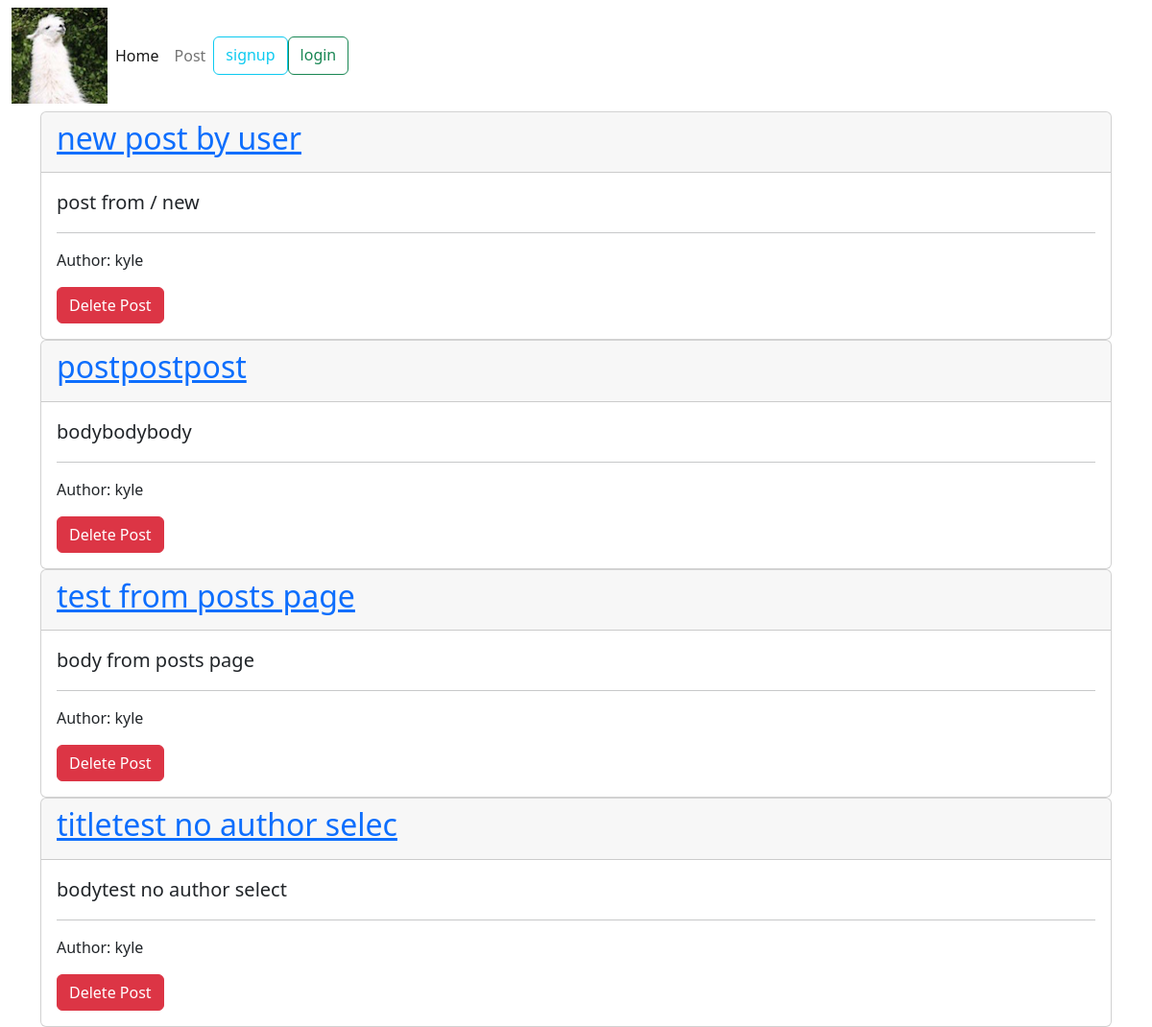
/, run on an earlier commit of the app's database.
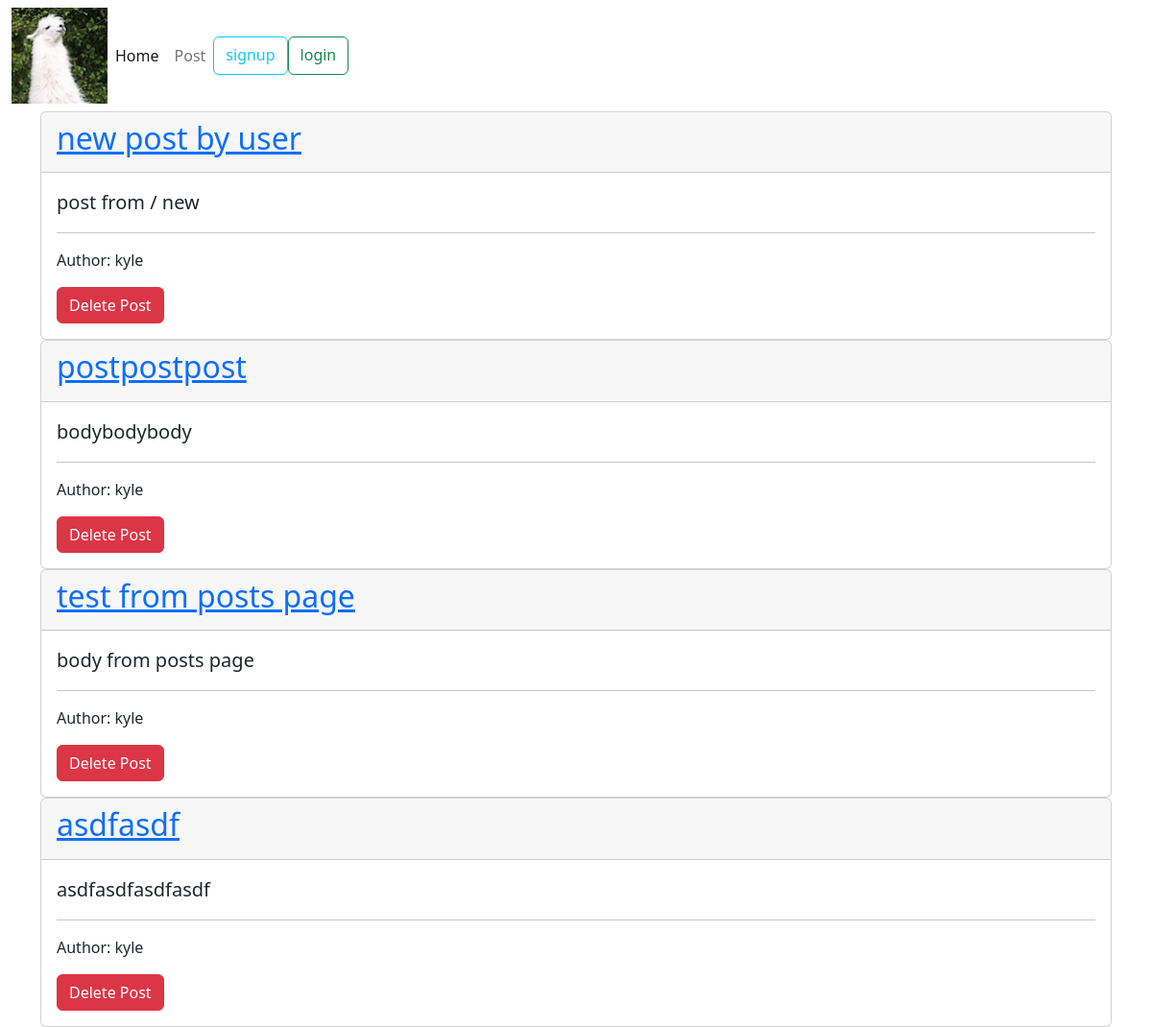
And on a later commit of the database.
### posts/models.py (models this page shows, shortened)
class Post(models.Model):
    title = models.CharField(max_length=25)
    body = models.CharField(max_length=500)
    author =  models.ForeignKey(User, on_delete=models.CASCADE, default=2)

### website/views.py (the view)
# urls.py: path('', welcome, name='home'),
def welcome(request):
    return render(request, "website/welcome.html",
                  {"current_time": datetime.now(),
                  "posts": Post.objects.all(),
                  "num_posts": Post.objects.count()})

### website/templates/website/welcome.html (shortened to what this page needs)
{% extends 'base.html' %}
{% block content %}
    {% for post in posts%}
    {%  include 'posts/post.html' %}
    {% endfor %}
{% endblock%}

### posts/templates/posts/post.html
<div class="card">
    <div class="card-header">
        <h2><a href="{% url 'detail' post.id %}"> {{post.title}}</a></h2>
    </div>
    <div class="card-body">
        <blockquote class="blockquote mb-0">
            <p> {{post.body}}</p>
        </blockquote>
        <hr>
        <p>Author: {{ post.author }}</p>
        <a href="{% url 'delete' post.id %}" class="btn btn-danger btn-small">Delete Post</a>
    </div>
</div>

What changed in the data, as far as the page shows it:
removed Post: title "titletest no author selec", body "bodytest no author select", author "kyle"
added Post: title "asdfasdf", body "asdfasdfasdfasdf", author "kyle"
